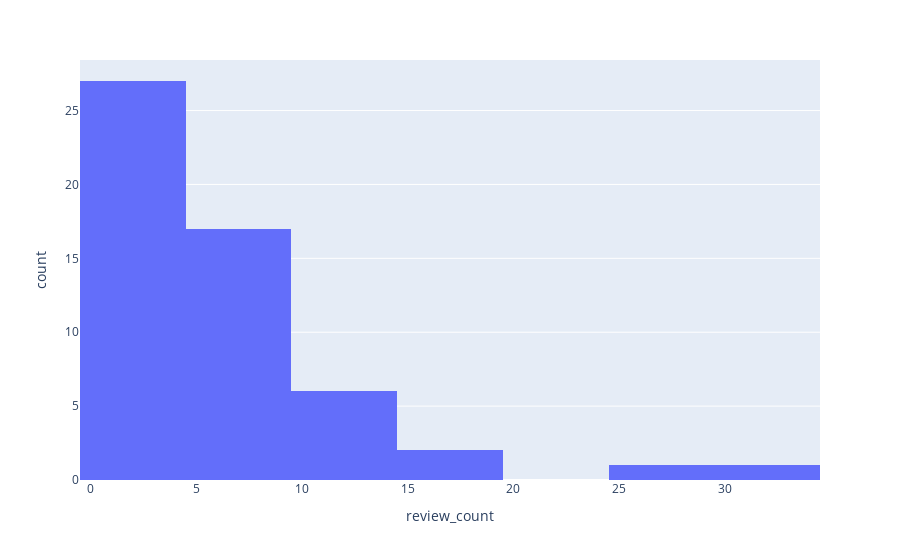

Notebook code for this chart:
### Code cell
px.histogram(df_new1, 'review_count')

### Figure 1 — Plotly figure (JSON) as saved in the notebook; plotly's stock layout.template omitted (floating-point values rounded to 4 significant figures)
{"data": [{"alignmentgroup": "True", "bingroup": "x", "hovertemplate": "review_count=%{x}<br>count=%{y}<extra></extra>", "legendgroup": "", "marker": {"color": "#636efa", "pattern": {"shape": ""}}, "name": "", "offsetgroup": "", "orientation": "v", "showlegend": false, "type": "histogram", "x": [11, 11, 19, 19, 6, 6, 12, 7, 3, 14, 3, 1, 2, 13, 4, 1, 1, 1, 1, 0, 0, 0, 0, 0, 0, 0, 0, 0, 0, 0, 0, 32, 26, 6, 5, 5, 5, 4, 4, 4, 7, 7, 10, 9, 9, 5, 9, 8, 2, 6, 8, 1, 8, 2], "xaxis": "x", "yaxis": "y"}], "layout": {"barmode": "relative", "legend": {"tracegroupgap": 0}, "margin": {"t": 60}, "xaxis": {"anchor": "y", "domain": [0, 1], "title": {"text": "review_count"}}, "yaxis": {"anchor": "x", "domain": [0, 1], "title": {"text": "count"}}}}
